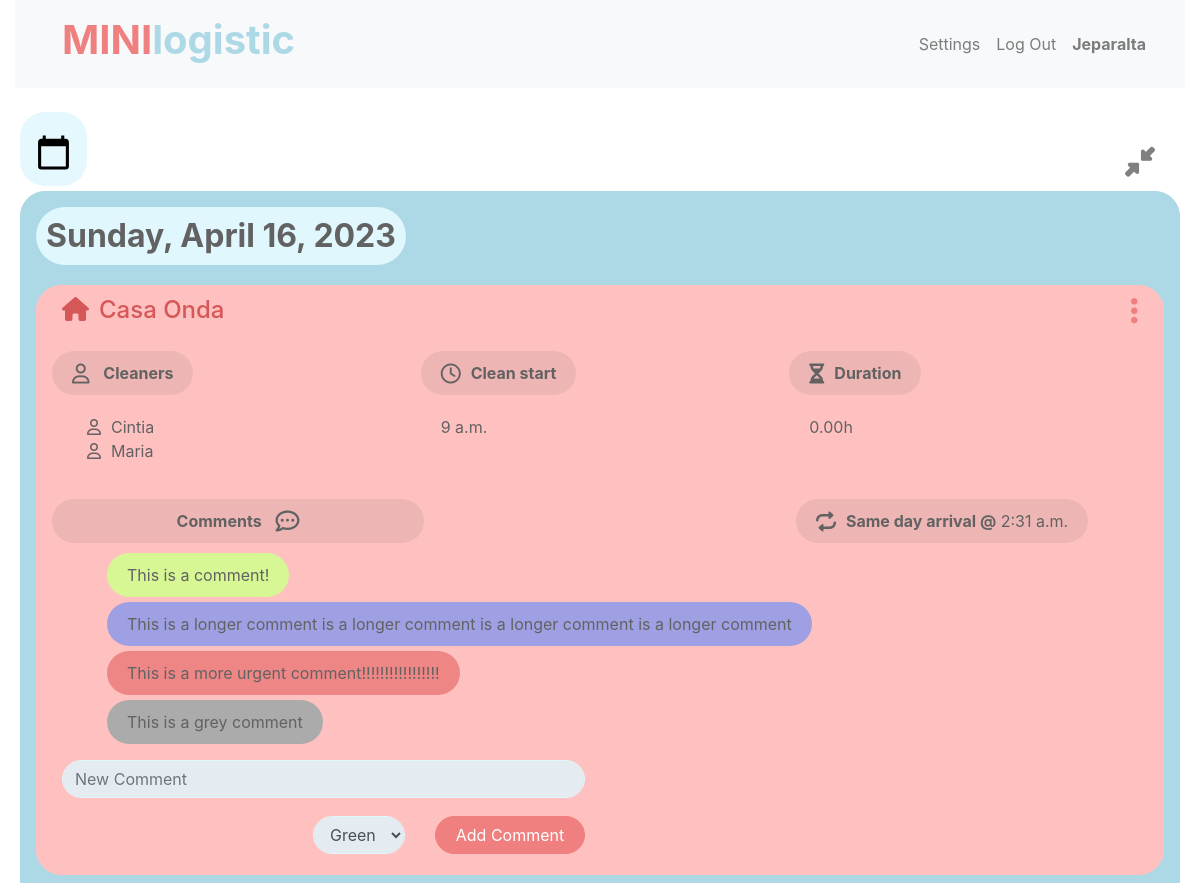
Before: /minilogistic/fullday/2023-04-16/ (signed in, upper part) with the older database file.
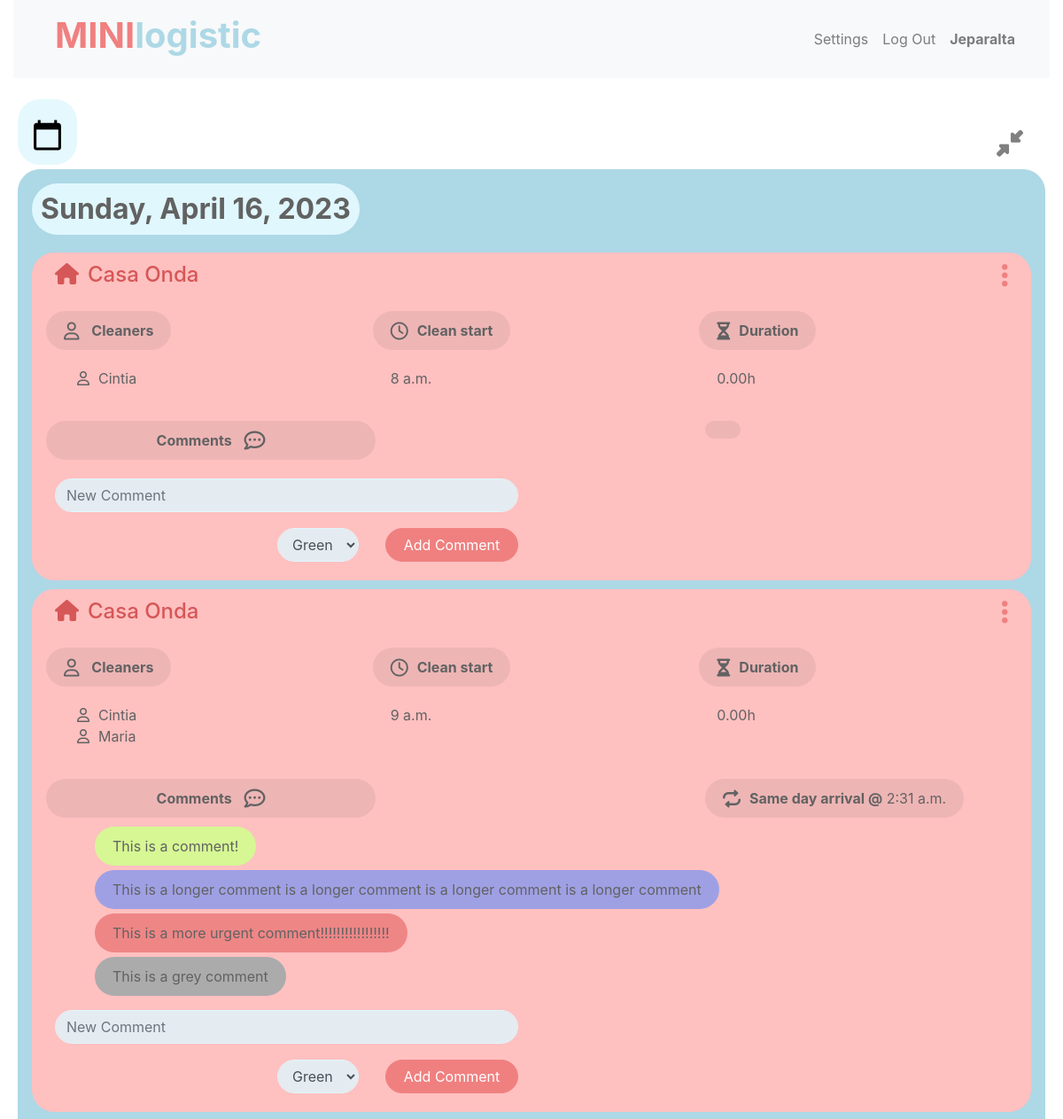
After: the same page with the newer database file.
### minilogistic/models.py (models this page shows, shortened)
class User(AbstractUser):
    groups = models.ManyToManyField(Group, related_name='minilogistic_users', blank=True)
    user_permissions = models.ManyToManyField(Permission, related_name='minilogistic_users', blank=True)

class Clean(models.Model):
    account = models.ForeignKey(Account, on_delete=models.CASCADE, related_name="cleans")
    location = models.ForeignKey(Location, on_delete=models.PROTECT, related_name="cleans")
    date = models.DateField()
    start_time = models.TimeField()
    duration = models.DecimalField(default=0.0, max_digits=3, decimal_places=2)
    arrival_time = models.TimeField(null=True)
    cleaners = models.ManyToManyField(Cleaner, related_name="cleans")
    same_day = models.BooleanField(default=False)
    comment = models.TextField(max_length=500, blank=True)
    date_created = models.DateTimeField(default= datetime.today)
    added_by = models.ForeignKey(User, on_delete=models.CASCADE, related_name="cleans_added", blank=True)

class Location(models.Model):
    account = models.ForeignKey(Account, on_delete=models.CASCADE, related_name="locations")
    name = models.CharField(max_length=64)
    address = models.TextField(max_length=200, blank=True)
    comment = models.TextField(max_length=500, blank=True)
    date_created = models.DateTimeField(default= datetime.today)
    def __str__(self):
        return f"{self.name}"

class Cleaner(models.Model):
    account = models.ForeignKey(Account, on_delete=models.CASCADE, related_name="cleaners")
    name = models.CharField(max_length=64)
    title = models.TextField(null=True, max_length=200)
    email = models.EmailField(blank=True)
    phone_number = PhoneNumberField(blank=True, null=True)
    date_created = models.DateTimeField(default= datetime.today)
    def __str__(self):
        return f"{self.name}"

class Comment(models.Model):
    account = models.ForeignKey(Account, on_delete=models.CASCADE, related_name="account_comments")
    commenter = models.ForeignKey(User, on_delete=models.CASCADE, related_name="user_comments")
    booking_belong = models.ForeignKey(Booking, on_delete=models.CASCADE, related_name="booking_comments", blank=True, null=True)
    clean_belong = models.ForeignKey(Clean, on_delete=models.CASCADE, related_name="clean_comments", blank=True, null=True)
    date_created = models.DateTimeField(default= datetime.today)
    active = models.BooleanField(default=True)
    color = models.CharField(max_length=20, choices=[(color.name, color.value) for color in ColorCode])
    body = models.TextField(null=True, max_length=200)

### minilogistic/views.py (the view)
# urls.py: path('fullday/<str:day>/', views.fullday_view, name='fullday'),
def fullday_view(request, day):
    user = request.user
    selector = Selector.objects.filter(user=user).first()
    selected_account= selector.account
    day_date = datetime.strptime(day, "%Y-%m-%d").date()
    print("day:", day)
    print("day_date:", day_date)
    bookings = Booking.objects.filter(arrival_date=day_date, account=selected_account).order_by("arrival_date", "arrival_time")
    cleans = Clean.objects.filter(date=day_date, account=selected_account).order_by("date", "start_time")
    return render(request, "minilogistic/fullday.html", {
        "day":day_date,
        "bookings":bookings,
        "cleans":cleans
    })

### minilogistic/templates/minilogistic/fullday.html (shortened to what this page needs)
{% extends "minilogistic/layout.html" %}
{% load static %}
{% block body %}
    <div class="container-fluid">
        <div class="row">
            <div class="col">
                <div class="row">
                    <div class="col">
                        <div id="date-picker" class="row">
                            <form>
                                <input type="date" class="form-control" id="fulldatepicker" value="{{ day|date:'Y-m-d' }}">
                            </form>
                        </div>
                    </div>
                </div>
            </div>
            <div class="col">
                <div class="back-to-agenda align-self-start mt-2">
                    <a  href="{% url 'minilogistic:agenda' %}"><h4><i class="fa-solid fa-lg fa-down-left-and-up-right-to-center"></i></h4></a>
                </div>
            </div>
        </div>
    </div>
<div id="fullday-agenda-body">
    <div class="row">
        <div class="col day-section-container" id="day-sections">
                <div class="day-section">
                    <div class="fullday-section-date-container">
                        <h2 class="section-date" data-date="{{ day|date:'Y-m-d' }}">{{ day|date:"l, F j, Y" }}</h2>
                    </div>
                    {% for clean in cleans %}
                        {% if clean.date == day %}
                        <div class="row clean-section" id="clean-section-{{clean.id}}">
                            <div class="col">
                                <div class="row">
                                    <div class="col">
                                            <h4><i class="fa-solid fa-house icon-margin-right"></i>{{ clean.location }}</h4>
                                    </div>
                                    <div class="col">
                                    </div>
                                    <div>
                                        <i class="fa fa-ellipsis-v clean-edit-icon" style="font-size:30px;" data-cleanid="{{ clean.id }}"></i>
                                    </div>
                                </div>
                                <div class="row">
                                    <div class="col">
                                        <div class="row">
                                            <div class="clean-item-container-title">
                                                <p><b><i class="fa-regular fa-user fa-lg icon-margin-right"></i>   Cleaners</b></p>
                                            </div>
                                        </div>
                                        <div class="row">
                                            <div class="col">
                                                <div class="clean-item-container">
                                                    {% if clean.cleaners.all %}
                                                        <ul>
                                                            {% for cleaner in clean.cleaners.all %}
                                                                    <li><i class="fa-regular fa-user icon-margin-right"></i>{{ cleaner }}</li>
                                                            {% endfor %}
                                                        {% else %}
                                                            <li>No cleaners assigned.</li>
                                                        </ul>
                                                    {% endif %}
                                                </div>
                                            </div>
                                        </div>
                                    </div>
                                    <div class="col">
                                        <div class="row">
                                            <div class="clean-item-container-title">
                                                <p><b><i class="fa-regular fa-clock fa-lg icon-margin-right"></i>Clean start</b></p>
                                            </div>
                                        </div>
                                        <div class="row">
                                            <div class="clean-item-container">
                                                <p>{{ clean.start_time }}</p>
                                            </div>
                                        </div>
                                    </div>
                                    <div class="col">
                                        <div class="row">
                                            <div class="clean-item-container-title">
                                                <p><b><i class="fa-solid fa-lg fa-hourglass-half icon-margin-right"></i>Duration</b></p>
                                            </div>
                                        </div>
                                        <div class="row">
                                            <div class="clean-item-container">
                                                <p>{{ clean.duration }}h</p>
                                            </div>
                                        </div>
                                    </div>
                                </div>
                                <div class="row">
                                    <div class="col clean-item-container-title">
                                        <p><b>Comments <i class="fa-regular fa-xl fa-comment-dots icon-margin-left"></i> </b></p>
                                    </div>
                                    <div class="col"></div>
                                    <div class="col">
                                        <div class="row">
                                          <div class="clean-item-container-title">
                                            {% if clean.arrival_time %}
                                            <p><b><i class="fa-solid fa-lg fa-repeat icon-margin-right"></i>Same day arrival @</b> {{ clean.arrival_time }}</p>
                                            {% endif %}
                                          </div>
                                        </div>
                                    </div>
                                </div>
                                <div class="row">
                                    <div class="comments-section">
                                        <div class="col">
                                            <ul class="comment-list">
                                                {% for comment in clean.clean_comments.all %}
                                                    <div class="clean-comment-container comment-color-{{comment.color}}">
                                                        <li> {{ comment.body }}</li>
                                                    </div>
                                                {% endfor %}
                                            </ul>
                                        </div>
                                    </div>
                                </div>
                                <div class="row">
                                    <div class="col">
                                        <form class="add-comment-form" id="add_comment_form" action="{% url 'minilogistic:addcomment' %}" method="POST">
                                            <div class="d-flex flex-column align-items-end">
                                                <input type="text" placeholder="New Comment" class="form-control mb-2 clean-comment-body" id="comment-body" name="comment_body" required>
                                                <div class="row">
                                                    <div class="col d-flex align-items-center">
                                                        <div class="form-group mb-0">
                                                            <select class="form-control" id="comment-color" name="comment_color" required>
                                                                <option value="green">Green</option>
                                                                </select>
                                                        </div>
                                                    </div>
                                                    <div class="col">
                                                        <button type="submit" class="btn btn-info submit-comment-button clean-comment-button">Add Comment</button>
                                                    </div>
                                                </div>
                                            </div>
                                        </form>
                                    </div>
                                    <div class="col">
                                    </div>
                                </div>
                            </div>
                        </div>
                        {% endif %}
                    {% endfor %}
                </div>
        </div>
    </div>
</div>
{% endblock %}

### minilogistic/templates/minilogistic/layout.html (shortened to what this page needs)
{% load static %}
<!DOCTYPE html>
<html lang="en">
    <head>
        <link rel="stylesheet" href="https://stackpath.bootstrapcdn.com/bootstrap/4.4.1/css/bootstrap.min.css">
        <link href="{% static 'minilogistic/styles.css' %}" rel="stylesheet">
        <link rel="stylesheet" href="https://cdnjs.cloudflare.com/ajax/libs/font-awesome/4.7.0/css/font-awesome.min.css">
        <link rel="stylesheet" href="https://cdnjs.cloudflare.com/ajax/libs/font-awesome/6.0.0-beta3/css/all.min.css">
    </head>
    <body>
        <div class="container-fluid">
            <nav class="navbar navbar-expand-sm navbar-light bg-light">
                <div class="container-fluid">
                    <div class="collapse navbar-collapse" id="navbarNav">
                        <div class="d-flex align-items-center mr-auto">
                            <a class="nav-link" href="{% url 'minilogistic:agenda' %}" style="display: inline-flex;">
                                <h1 style="color:lightcoral; font-weight: bold;">MINI</h1>
                                <h1 style="color:lightblue; font-weight: bold;">logistic</h1>
                            </a>
                        </div>
                        {% if user.is_authenticated %}
                        <ul class="navbar-nav ml-auto">
                            <li class="nav-item">
                                <a class="nav-link" href="{% url 'minilogistic:settings' %}">Settings</a>
                            </li>
                            <li class="nav-item">
                                <a class="nav-link" href="{% url 'minilogistic:logout' %}">Log Out</a>
                            </li>
                            <li class="nav-item">
                                {% if user.is_authenticated %}
                               <a class="nav-link"><strong>{{ user.username }}</strong></a>
                            {% else %}
                                Not signed in.
                            {% endif %}
                            </li>
                        </ul>
                        {% endif %}
                    </div>
                </div>
            </nav>
            <br>
            {% block body %}
            {% endblock %}
        </div>
    </body>
</html>

Changed rows visible on the page:
added Clean: location "Casa Onda", start_time "8 a.m.", duration "0.00", Cleaner (name "Cintia")
